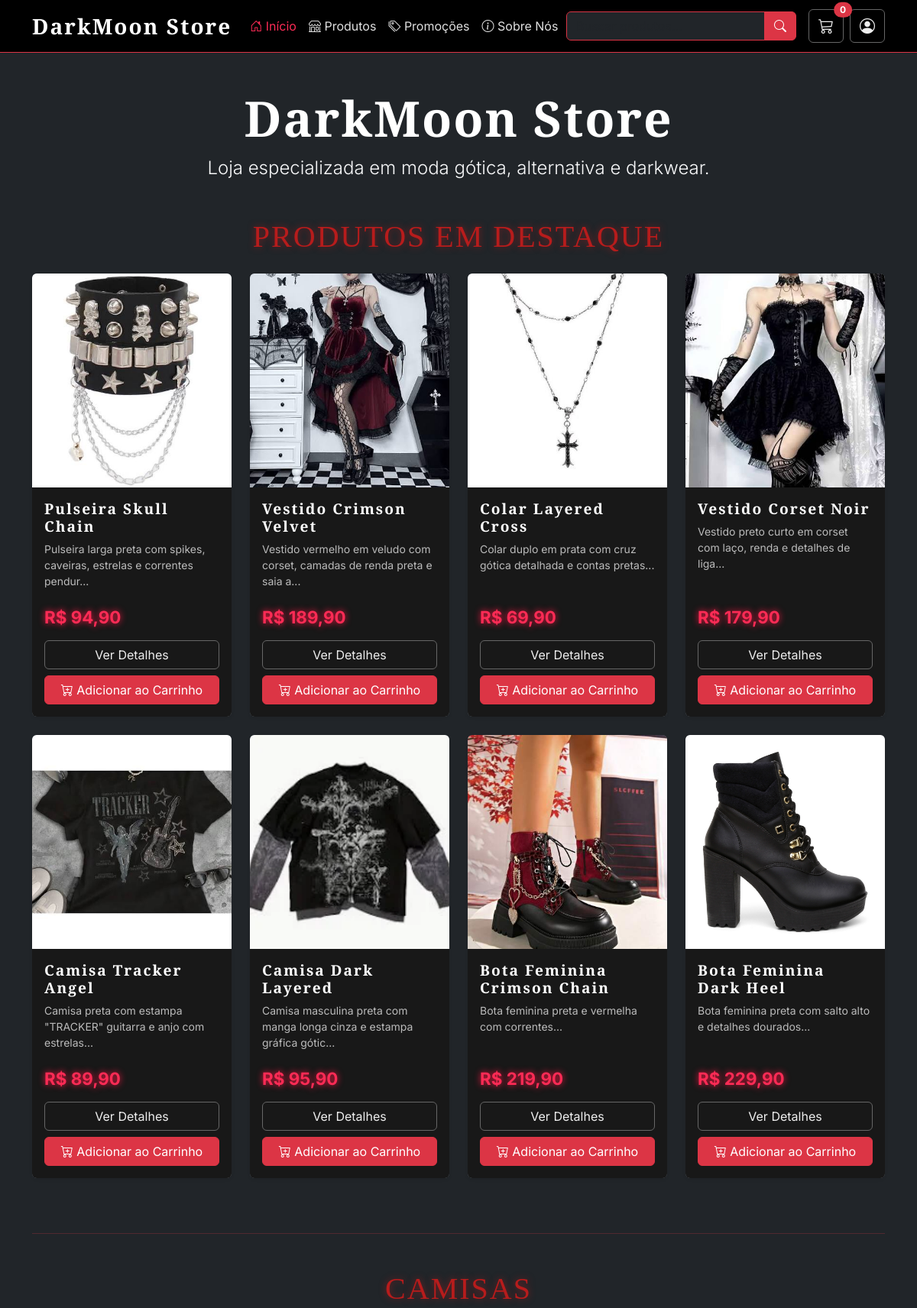
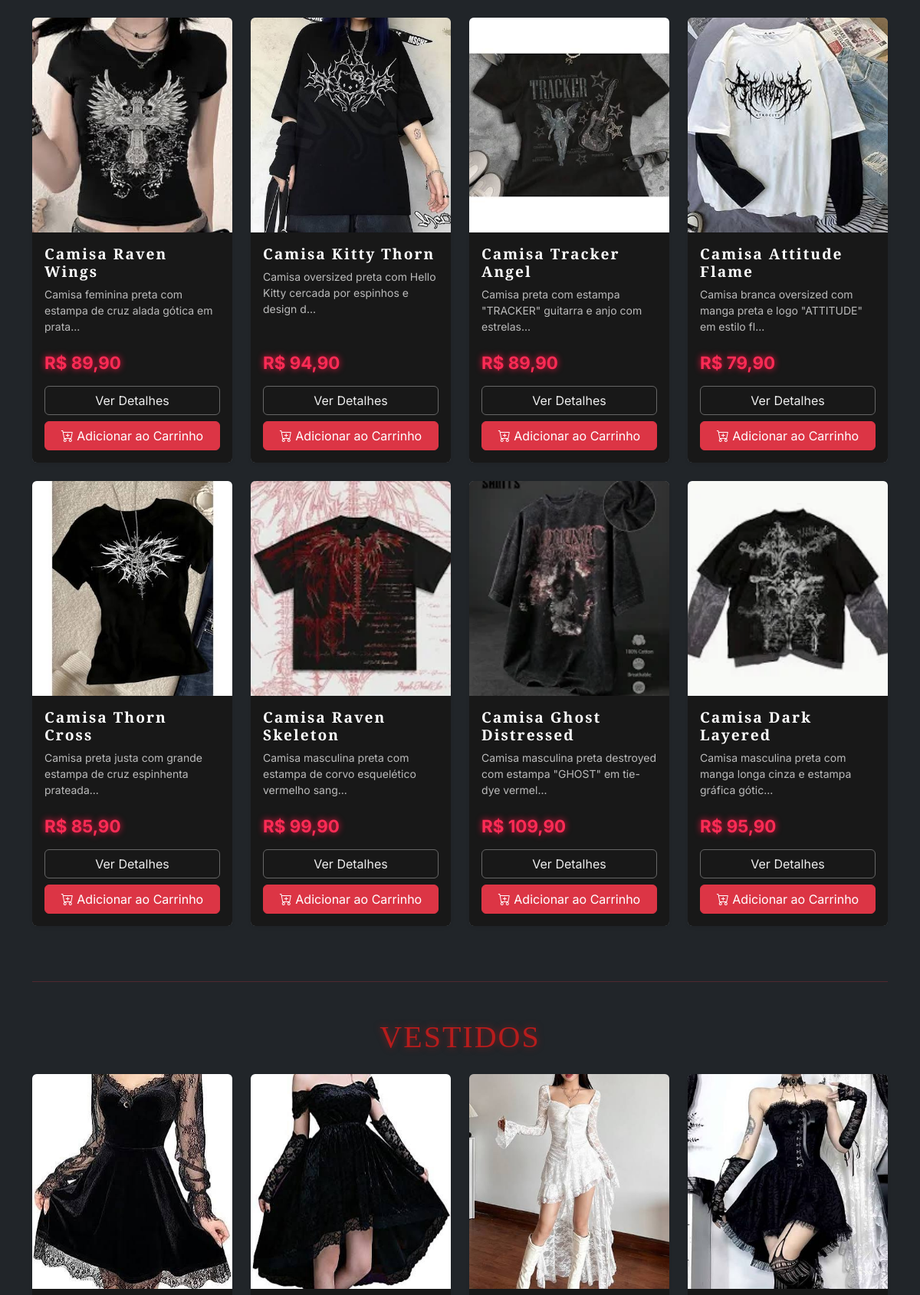
The page / (upper part) on the database its author committed (2 pictures, top to bottom).
### tables this page shows
CREATE TABLE produtos (
    id_produto INT AUTO_INCREMENT PRIMARY KEY,
    nome       VARCHAR(150) NOT NULL,
    descricao  TEXT,
    preco      DECIMAL(10,2) NOT NULL,
    estoque    INT NOT NULL,
    imagem     VARCHAR(255),
    genero     ENUM('Masculino','Feminino','Unissex') NOT NULL
);

### funcoes.php (the view, shortened to what this page needs)
<?php
function exibirProdutoCard($produto) {
    $imagem = !empty($produto['imagem']) ? 'images/' . trim($produto['imagem']) : 'images/sem-imagem.jpg';
    echo '
    <div class="col-md-3 col-sm-6 mb-4">
        <div class="card h-100 bg-secondary text-white border-0 shadow-sm overflow-hidden">
            <img src="' . htmlspecialchars($imagem) . '"
                 class="card-img-top"
                 alt="' . htmlspecialchars($produto['nome']) . '"
                 style="height: 280px; object-fit: cover;"
                 onerror="this.src=\'images/sem-imagem.jpg\';">
            <div class="card-body d-flex flex-column p-3">
                <h5 class="card-title fw-bold mb-2">' . htmlspecialchars($produto['nome']) . '</h5>
                <p class="card-text small flex-grow-1">' . htmlspecialchars(substr($produto['descricao'] ?? '', 0, 70)) . '...</p>
                <div class="mt-auto pt-2">
                    <h4 class="text-danger fw-bold mb-3">R$ ' . number_format($produto['preco'], 2, ',', '.') . '</h4>
                    <a href="produto.php?id=' . $produto['id_produto'] . '" class="btn btn-outline-light w-100 mb-2">Ver Detalhes</a>
                    <a href="carrinho.php?adicionar=' . $produto['id_produto'] . '" class="btn btn-danger w-100">
                        <i class="bi bi-cart-plus"></i> Adicionar ao Carrinho
                    </a>
                </div>
            </div>
        </div>
    </div>';
}
?>

### index.php (shortened to what this page needs)
<?php
include 'templates/header.php';
include 'config/conexao.php';
include 'funcoes.php';
?>
<div class="container mt-5">
    <div class="text-center mb-5">
        <h1 class="display-3 fw-bold text-white">DarkMoon Store</h1>
        <p class="lead fs-4">Loja especializada em moda gótica, alternativa e darkwear.</p>
    </div>
    <h2 id="destaque-titulo" class="text-center display-6 mb-4">PRODUTOS EM DESTAQUE</h2>
    <?php
    $sql = "SELECT * FROM produtos ORDER BY RAND() LIMIT 8";
    $result = $conn->query($sql);
    echo '<div class="row">';
    while ($produto = $result->fetch_assoc()) {
        exibirProdutoCard($produto);
    }
    echo '</div>';
    ?>
    <hr class="my-5 border-danger">
    <h2 class="text-center display-6 mb-4">CAMISAS</h2>
    <?php
    $sql = "SELECT p.* FROM produtos p
            INNER JOIN produto_categoria pc ON p.id_produto = pc.id_produto
            WHERE pc.id_categoria = 1 LIMIT 8";
    $result = $conn->query($sql);
    echo '<div class="row">';
    while ($produto = $result->fetch_assoc()) {
        exibirProdutoCard($produto);
    }
    echo '</div>';
    ?>
    <hr class="my-5 border-danger">
    <h2 class="text-center display-6 mb-4">VESTIDOS</h2>
    <?php
    $sql = "SELECT p.* FROM produtos p
            INNER JOIN produto_categoria pc ON p.id_produto = pc.id_produto
            WHERE pc.id_categoria = 2 LIMIT 8";
    $result = $conn->query($sql);
    echo '<div class="row">';
    while ($produto = $result->fetch_assoc()) {
        exibirProdutoCard($produto);
    }
    echo '</div>';
    ?>
</div>

### style.css (style rules this page uses)
body { font-family: 'Inter', sans-serif; background-color: #0a0a0a; color: #e0e0e0; }
h1, h2, h3, .navbar-brand, .card-title { font-family: 'Cinzel', serif; font-weight: 700; letter-spacing: 2px; }
.card { background-color: #181818; border: 2px solid #3a3a3a; transition: all 0.4s ease; overflow: hidden; position: relative; }
.card-img-top { transition: transform 0.5s ease; }
.card-body { background-color: #181818; }
.card-title { color: #ffffff; font-size: 1.2rem; }
.card-text { color: #bbbbbb; }
h4.text-danger { color: #fc2b55 !important; font-size: 1.4rem; font-weight: bold; text-shadow: 0 0 8px #ff1744; }
.btn-outline-light { border-color: #666; color: #eee; }
h2.display-6, h2.text-danger, #destaque-titulo { color: #b71c1c !important; text-shadow: 0 0 10px rgba(183, 28, 28, 0.6); }
h2.display-6:after, h2.text-danger:after { content: ''; position: relative; bottom: 0; left: 50%; transform: translateX(-50%); width: 50%; height: 4px; background: linear-gradient(to right, #b71c1c, #ff1744); }

### rows shown on the page
produtos: imagem (picture), nome "Pulseira Skull Chain", descricao "Pulseira larga preta com spikes, caveiras, estrelas e correntes pendur", preco "94,90"
produtos: imagem (picture), nome "Vestido Crimson Velvet", descricao "Vestido vermelho em veludo com corset, camadas de renda preta e saia a", preco "189,90"
produtos: imagem (picture), nome "Colar Layered Cross", descricao "Colar duplo em prata com cruz gótica detalhada e contas pretas", preco "69,90"
produtos: imagem (picture), nome "Vestido Corset Noir", descricao "Vestido preto curto em corset com laço, renda e detalhes de liga", preco "179,90"
produtos: imagem (picture), nome "Camisa Tracker Angel", descricao "Camisa preta com estampa \"TRACKER\" guitarra e anjo com estrelas", preco "89,90"
produtos: imagem (picture), nome "Camisa Dark Layered", descricao "Camisa masculina preta com manga longa cinza e estampa gráfica gótic", preco "95,90"
produtos: imagem (picture), nome "Bota Feminina Crimson Chain", descricao "Bota feminina preta e vermelha com correntes", preco "219,90"
produtos: imagem (picture), nome "Bota Feminina Dark Heel", descricao "Bota feminina preta com salto alto e detalhes dourados", preco "229,90"
produtos: imagem (picture), nome "Camisa Raven Wings", descricao "Camisa feminina preta com estampa de cruz alada gótica em prata", preco "89,90"
produtos: imagem (picture), nome "Camisa Kitty Thorn", descricao "Camisa oversized preta com Hello Kitty cercada por espinhos e design d", preco "94,90"
produtos: imagem (picture), nome "Camisa Attitude Flame", descricao "Camisa branca oversized com manga preta e logo \"ATTITUDE\" em estilo fl", preco "79,90"
produtos: imagem (picture), nome "Camisa Thorn Cross", descricao "Camisa preta justa com grande estampa de cruz espinhenta prateada", preco "85,90"
produtos: imagem (picture), nome "Camisa Raven Skeleton", descricao "Camisa masculina preta com estampa de corvo esquelético vermelho sang", preco "99,90"
produtos: imagem (picture), nome "Camisa Ghost Distressed", descricao "Camisa masculina preta destroyed com estampa \"GHOST\" em tie-dye vermel", preco "109,90"
produtos: imagem (picture)
produtos: imagem (picture)
produtos: imagem (picture)
